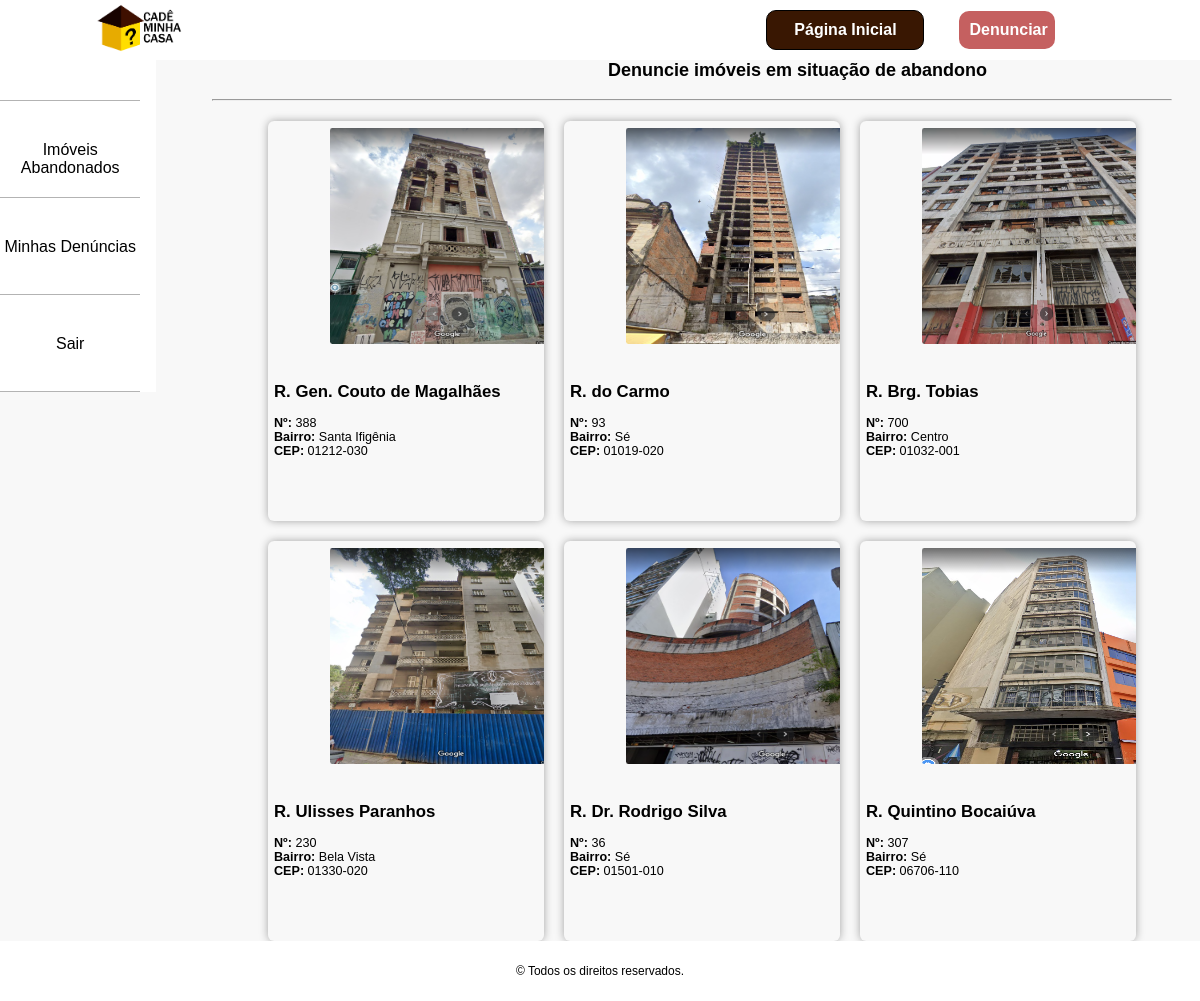
Screenshot of /home.php (signed in) with the database file from the repository.
### tables this page shows
CREATE TABLE `imovel_abandonado` (
  `imovel_id` int(11) NOT NULL,
  `imagem` tinytext,
  `logradouro` varchar(60) NOT NULL,
  `numero` int(11) NOT NULL,
  `complemento` varchar(80) DEFAULT NULL,
  `bairro` varchar(30) NOT NULL,
  `cep` char(9) NOT NULL
);

### home.php (the view, shortened to what this page needs)
<?php
if(!isset($_SESSION['id'])){
    header('Location: login.php');
    exit;
    }else{
      $link = mysqli_connect("108.179.253.189", "blogna48_cmcNew", "C4d3m1nh@", "blogna48_cadeMinhaCasa");
    }
?>
<!DOCTYPE html>
<html lang="pt-br">
<head>
    <link rel="stylesheet" href="./css/mestilo.css">
</head>
<body>
    <header>
        <nav>
            <div class="container-fluid">
                <div>
                    <a href="index.php">
                        <img src="./image/Logo completo.png" alt="Página inicial" class="logo-item">
                    </a>
                </div>
                <div class="item-cad"><a href="index.php">Página Inicial</a></div>
                <div class="item-den"><a href="denuncia.php">Denunciar</a></div>
            </div>
        </nav>
    </header>
    <section id="corpo">
        <div id="junto">
            <ul>
                <a id="li_home" href="home.php">
                    <li style="border-top: solid 1px #b3b3b3"> Imóveis Abandonados </li>
                </a>
                <a id="li_mden" href="minhas_denuncias.php">
                    <li style="border-top: solid 1px #b3b3b3"> Minhas Denúncias </li>
                </a>
                <a id="li_logout" href="sair.php">
                    <li style="border-bottom: solid 1px #b3b3b3; border-top: solid 1px #b3b3b3; "> Sair </li>
                </a>
            </ul>
        </div>
    </section>
    <aside id="lateral">
        <h1>Denuncie imóveis em situação de abandono</h1>
        <br>
        <hr>
        <?php
        $sql = "select * from imovel_abandonado";
        $result = $link->query($sql);
        if($result->num_rows > 0){
        while ($row = $result->fetch_assoc()){
               ?>
        <br>
        <div class="box_denuncia" id="imovel">
            <img src="<?php echo $row["imagem"]?>" onclick="destaque(this)" style="width:240px; height:300;">
            <div class="inf">
                <h4><?php echo $row["logradouro"]?></h4>
                <br>
                <p><b>Nº: </b><?php echo $row["numero"]?></p>
                <p><b>Bairro: </b><?php echo $row["bairro"]?></p>
                <p><b>CEP: </b><?php echo $row["cep"]?></p>
            </div>
        </div>
        <?php
        }
        }else{
        echo"Nenhum imóvel cadastrado";
        }
        ?>
    </aside>
</body>
<footer>
    <div class="container-fluid">
        <p id="rodape">&copy; Todos os direitos reservados.</p>
    </div>
</footer>

### css/mestilo.css (style rules this page uses)
* { font-family: sans-serif; width: 100vw; margin: 0px; padding: 0px; overflow-x: hidden; }
body { background-color: #f8f8f8; }
.container-fluid { display: flex; background-color: #ffffff; height: 60px; width: 100vw; justify-content: flex-end; align-items: center; }
.logo-item { margin-left: 8vw; width: 87px; height: 50px; }
.item-den { position: relative; right: 135px; width: 100px; margin: 10px; padding: 10px; border-radius: 10px; color: white; font-weight: 700; text-align: center; text-transform: uppercase; background-color: #c56060; }
.item-cad { position: relative; right: 150px; width: 180px; margin: 10px; padding: 10px; border: 1px solid black; border-radius: 10px; color: white; font-weight: 700; text-align: center; text-transform: uppercase; background-color: #391702; }
.item-cad a, .item-login a, .item-den a { text-decoration: none; color: white; }
#corpo { display: block; float: left; width: 13vw; height: 150; padding-top: 5vh; margin-top: 0vh; background-color: #ffffff; }
#junto { display: flex; position: relative; width: 100%; margin-top: 0vh; justify-content: center; }
#junto ul { position: relative; width: 100%; margin: 0vh; margin-top: 0vh; }
#junto ul li { position: relative; width: 90%; height: 7vh; vertical-align: middle; padding-top: 5vh; color: black; text-align: center; }
a { text-decoration: none; text-transform: none; }
aside#lateral { float: rigth; width: 80%; margin-top: 0vh; padding-left: 7vh; display: flex; align-items: center; justify-content: center; flex-wrap: wrap; }
aside#lateral h1 { width: 87vw; position: relative; left: 33vw; font-size: 1.5vw; }
.box_denuncia { border-radius: 0.5vw; width: 23vw; height: 50vh; background: #f8f8f8; margin-left: 20px; padding: 0px; margin-top: 20px; overflow-y: hidden; box-shadow: rgb(163, 163, 163) 0px 0px 1vh }
.box_denuncia img { margin: 0.6vw; margin-left: 5.2vw; position: relative; width: 34vw; height: 27vh; border-radius: 0.2vw; }
.inf { padding-top: 0.3vh; padding-left: 0.5vw; display: flex; flex-flow: column; justify-content: start; align-items: center; height: 50vh; position: relative; top: 3vh; font-size: 1.05vw; }
.inf h4 { font-size: 1.4vw; position: relative; width: 100%; }
#rodape { text-align: center; font-size: 12px; }

### rows the page displays
imovel_abandonado: imagem (picture), logradouro "R. Gen. Couto de Magalhães", numero "388", bairro "Santa Ifigênia", cep "01212-030"
imovel_abandonado: imagem (picture), logradouro "R. do Carmo", numero "93", bairro "Sé", cep "01019-020"
imovel_abandonado: imagem (picture), logradouro "R. Brg. Tobias", numero "700", bairro "Centro", cep "01032-001"
imovel_abandonado: imagem (picture), logradouro "R. Ulisses Paranhos", numero "230", bairro "Bela Vista", cep "01330-020"
imovel_abandonado: imagem (picture), logradouro "R. Dr. Rodrigo Silva", numero "36", bairro "Sé", cep "01501-010"
imovel_abandonado: imagem (picture), logradouro "R. Quintino Bocaiúva", numero "307", bairro "Sé", cep "06706-110"
